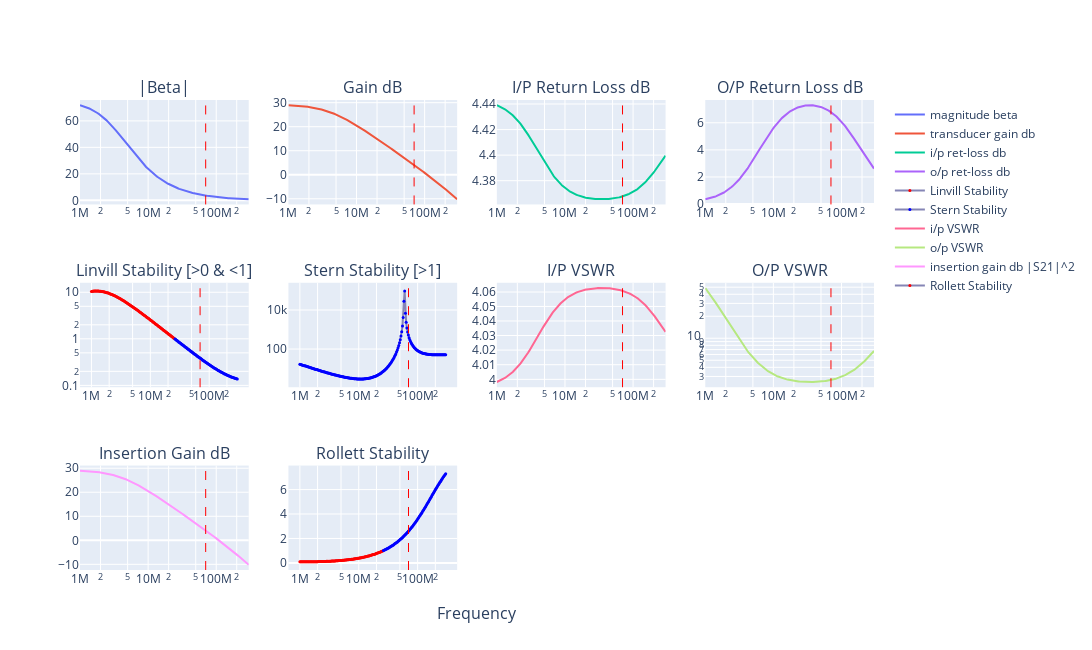

Notebook source saved alongside this figure:
### Markdown cell above
# 2N2222 - Feedback Amplifier

Work-in-progress - experimenting with filling out the Hybrid-Pi model...

### Code cell
import sys

sys.path.append("../../../lib")
from feedback import complex_fba

%matplotlib inline
%config InlineBackend.figure_format = 'svg'

# 2N2222 https://www.farnell.com/datasheets/296640.pdf
eL = 0
eC = 0
n = complex_fba(
    F_mhz=70,
    FT_mhz=250,
    B0=75,  # Min Ic@10mA
    Ie_mA=10,
    Rbp=10.0,
    Re=0,
    extLe_nH=eL,
    extLb_nH=eL,
    extLc_nH=eL,
    extCin_pF=eC,
    extCout_pF=eC,
    extCrev_pF=eC,
    Ccb_pF=30,
    Cce_pF=8,
    Cf_pF=100000,
    Lf_nH=0,
    Rf=100000,
    ZS_real=50,
    ZS_imag=0,
    ZL_real=50,
    ZL_imag=0,
    N=1,
    from_mhz=1,
    to_mhz=300,
)
# print(n)
n.write_touchstone(
    "2N2222_CE_Ie10mA_nbgen",
    dir="/home/bev/Documents/Radio/QUCS-S/Studies/0010_S_Touchtone_lib",
)

### Figure 1 — Plotly figure (JSON) as saved in the notebook; plotly's stock layout.template omitted (floating-point values rounded to 4 significant figures; data arrays with more than 128 entries replaced by an {"elided": "..."} marker saying what was removed)
{"data": [{"name": "magnitude beta", "type": "scatter", "x": {"elided": "200 float values"}, "xaxis": "x", "y": {"elided": "200 float values"}, "yaxis": "y"}, {"name": "transducer gain db", "type": "scatter", "x": {"elided": "200 float values"}, "xaxis": "x2", "y": {"elided": "200 float values"}, "yaxis": "y2"}, {"name": "i/p ret-loss db", "type": "scatter", "x": {"elided": "200 float values"}, "xaxis": "x3", "y": {"elided": "200 float values"}, "yaxis": "y3"}, {"name": "o/p ret-loss db", "type": "scatter", "x": {"elided": "200 float values"}, "xaxis": "x4", "y": {"elided": "200 float values"}, "yaxis": "y4"}, {"line": {"color": "#8585b5"}, "marker": {"color": {"elided": "200 str values"}, "size": 3}, "mode": "markers+lines", "name": "Linvill Stability", "type": "scatter", "x": {"elided": "200 float values"}, "xaxis": "x5", "y": {"elided": "200 float values"}, "yaxis": "y5"}, {"line": {"color": "#8585b5"}, "marker": {"color": {"elided": "200 str values"}, "size": 3}, "mode": "markers+lines", "name": "Stern Stability", "type": "scatter", "x": {"elided": "200 float values"}, "xaxis": "x6", "y": {"elided": "200 float values"}, "yaxis": "y6"}, {"name": "i/p VSWR", "type": "scatter", "x": {"elided": "200 float values"}, "xaxis": "x7", "y": {"elided": "200 float values"}, "yaxis": "y7"}, {"name": "o/p VSWR", "type": "scatter", "x": {"elided": "200 float values"}, "xaxis": "x8", "y": {"elided": "200 float values"}, "yaxis": "y8"}, {"name": "insertion gain db |S21|^2", "type": "scatter", "x": {"elided": "200 float values"}, "xaxis": "x9", "y": {"elided": "200 float values"}, "yaxis": "y9"}, {"line": {"color": "#8585b5"}, "marker": {"color": {"elided": "200 str values"}, "size": 3}, "mode": "markers+lines", "name": "Rollett Stability", "type": "scatter", "x": {"elided": "200 float values"}, "xaxis": "x10", "y": {"elided": "200 float values"}, "yaxis": "y10"}], "layout": {"annotations": [{"font": {"size": 16}, "showarrow": false, "text": "|Beta|", "x": 0.1062, "xanchor": "center", "xref": "paper", "y": 1, "yanchor": "bottom", "yref": "paper"}, {"font": {"size": 16}, "showarrow": false, "text": "Gain dB", "x": 0.3688, "xanchor": "center", "xref": "paper", "y": 1, "yanchor": "bottom", "yref": "paper"}, {"font": {"size": 16}, "showarrow": false, "text": "I/P Return Loss dB", "x": 0.6313, "xanchor": "center", "xref": "paper", "y": 1, "yanchor": "bottom", "yref": "paper"}, {"font": {"size": 16}, "showarrow": false, "text": "O/P Return Loss dB", "x": 0.8938, "xanchor": "center", "xref": "paper", "y": 1, "yanchor": "bottom", "yref": "paper"}, {"font": {"size": 16}, "showarrow": false, "text": "Linvill Stability [>0 & <1]", "x": 0.1062, "xanchor": "center", "xref": "paper", "y": 0.6111, "yanchor": "bottom", "yref": "paper"}, {"font": {"size": 16}, "showarrow": false, "text": "Stern Stability [>1]", "x": 0.3688, "xanchor": "center", "xref": "paper", "y": 0.6111, "yanchor": "bottom", "yref": "paper"}, {"font": {"size": 16}, "showarrow": false, "text": "I/P VSWR", "x": 0.6313, "xanchor": "center", "xref": "paper", "y": 0.6111, "yanchor": "bottom", "yref": "paper"}, {"font": {"size": 16}, "showarrow": false, "text": "O/P VSWR", "x": 0.8938, "xanchor": "center", "xref": "paper", "y": 0.6111, "yanchor": "bottom", "yref": "paper"}, {"font": {"size": 16}, "showarrow": false, "text": "Insertion Gain dB", "x": 0.1062, "xanchor": "center", "xref": "paper", "y": 0.2222, "yanchor": "bottom", "yref": "paper"}, {"font": {"size": 16}, "showarrow": false, "text": "Rollett Stability", "x": 0.3688, "xanchor": "center", "xref": "paper", "y": 0.2222, "yanchor": "bottom", "yref": "paper"}, {"font": {"size": 16}, "showarrow": false, "text": "Frequency", "x": 0.5, "xanchor": "center", "xref": "paper", "y": 0, "yanchor": "top", "yref": "paper", "yshift": -30}], "height": 650, "shapes": [{"line": {"color": "red", "dash": "dash", "width": 1}, "type": "line", "x0": 70000000, "x1": 70000000, "xref": "x", "y0": 0, "y1": 1, "yref": "y domain"}, {"line": {"color": "red", "dash": "dash", "width": 1}, "type": "line", "x0": 70000000, "x1": 70000000, "xref": "x2", "y0": 0, "y1": 1, "yref": "y2 domain"}, {"line": {"color": "red", "dash": "dash", "width": 1}, "type": "line", "x0": 70000000, "x1": 70000000, "xref": "x3", "y0": 0, "y1": 1, "yref": "y3 domain"}, {"line": {"color": "red", "dash": "dash", "width": 1}, "type": "line", "x0": 70000000, "x1": 70000000, "xref": "x4", "y0": 0, "y1": 1, "yref": "y4 domain"}, {"line": {"color": "red", "dash": "dash", "width": 1}, "type": "line", "x0": 70000000, "x1": 70000000, "xref": "x5", "y0": 0, "y1": 1, "yref": "y5 domain"}, {"line": {"color": "red", "dash": "dash", "width": 1}, "type": "line", "x0": 70000000, "x1": 70000000, "xref": "x6", "y0": 0, "y1": 1, "yref": "y6 domain"}, {"line": {"color": "red", "dash": "dash", "width": 1}, "type": "line", "x0": 70000000, "x1": 70000000, "xref": "x7", "y0": 0, "y1": 1, "yref": "y7 domain"}, {"line": {"color": "red", "dash": "dash", "width": 1}, "type": "line", "x0": 70000000, "x1": 70000000, "xref": "x8", "y0": 0, "y1": 1, "yref": "y8 domain"}, {"line": {"color": "red", "dash": "dash", "width": 1}, "type": "line", "x0": 70000000, "x1": 70000000, "xref": "x9", "y0": 0, "y1": 1, "yref": "y9 domain"}, {"line": {"color": "red", "dash": "dash", "width": 1}, "type": "line", "x0": 70000000, "x1": 70000000, "xref": "x10", "y0": 0, "y1": 1, "yref": "y10 domain"}], "width": 1400, "xaxis": {"anchor": "y", "autorange": true, "domain": [0, 0.2125], "range": [6.0, 8.477], "type": "log"}, "xaxis10": {"anchor": "y10", "autorange": true, "domain": [0.2625, 0.475], "range": [5.822, 8.655], "type": "log"}, "xaxis11": {"anchor": "y11", "domain": [0.525, 0.7375], "type": "log"}, "xaxis12": {"anchor": "y12", "domain": [0.7875, 1], "type": "log"}, "xaxis2": {"anchor": "y2", "autorange": true, "domain": [0.2625, 0.475], "range": [6.0, 8.477], "type": "log"}, "xaxis3": {"anchor": "y3", "autorange": true, "domain": [0.525, 0.7375], "range": [6.0, 8.477], "type": "log"}, "xaxis4": {"anchor": "y4", "autorange": true, "domain": [0.7875, 1], "range": [6.0, 8.477], "type": "log"}, "xaxis5": {"anchor": "y5", "autorange": true, "domain": [0, 0.2125], "range": [5.822, 8.655], "type": "log"}, "xaxis6": {"anchor": "y6", "autorange": true, "domain": [0.2625, 0.475], "range": [5.822, 8.655], "type": "log"}, "xaxis7": {"anchor": "y7", "autorange": true, "domain": [0.525, 0.7375], "range": [6.0, 8.477], "type": "log"}, "xaxis8": {"anchor": "y8", "autorange": true, "domain": [0.7875, 1], "range": [6.0, 8.477], "type": "log"}, "xaxis9": {"anchor": "y9", "autorange": true, "domain": [0, 0.2125], "range": [6.0, 8.477], "type": "log"}, "yaxis": {"anchor": "x", "autorange": true, "domain": [0.7778, 1], "range": [-3.111, 75.78], "type": "linear"}, "yaxis10": {"anchor": "x10", "autorange": true, "domain": [0, 0.2222], "range": [-0.5787, 7.965], "type": "linear"}, "yaxis11": {"anchor": "x11", "domain": [0, 0.2222]}, "yaxis12": {"anchor": "x12", "domain": [0, 0.2222]}, "yaxis2": {"anchor": "x2", "autorange": true, "domain": [0.7778, 1], "range": [-12.36, 31.12], "type": "linear"}, "yaxis3": {"anchor": "x3", "autorange": true, "domain": [0.7778, 1], "range": [4.361, 4.443], "type": "linear"}, "yaxis4": {"anchor": "x4", "autorange": true, "domain": [0.7778, 1], "range": [-0.02903, 7.681], "type": "linear"}, "yaxis5": {"anchor": "x5", "autorange": true, "domain": [0.3889, 0.6111], "range": [-1.039, 1.204], "type": "log"}, "yaxis6": {"anchor": "x6", "autorange": true, "domain": [0.3889, 0.6111], "range": [0.04713, 5.392], "type": "log"}, "yaxis7": {"anchor": "x7", "autorange": true, "domain": [0.3889, 0.6111], "range": [0.6015, 0.6092], "type": "log"}, "yaxis8": {"anchor": "x8", "autorange": true, "domain": [0.3889, 0.6111], "range": [0.3299, 1.759], "type": "log"}, "yaxis9": {"anchor": "x9", "autorange": true, "domain": [0, 0.2222], "range": [-12.36, 31.12], "type": "linear"}}}
